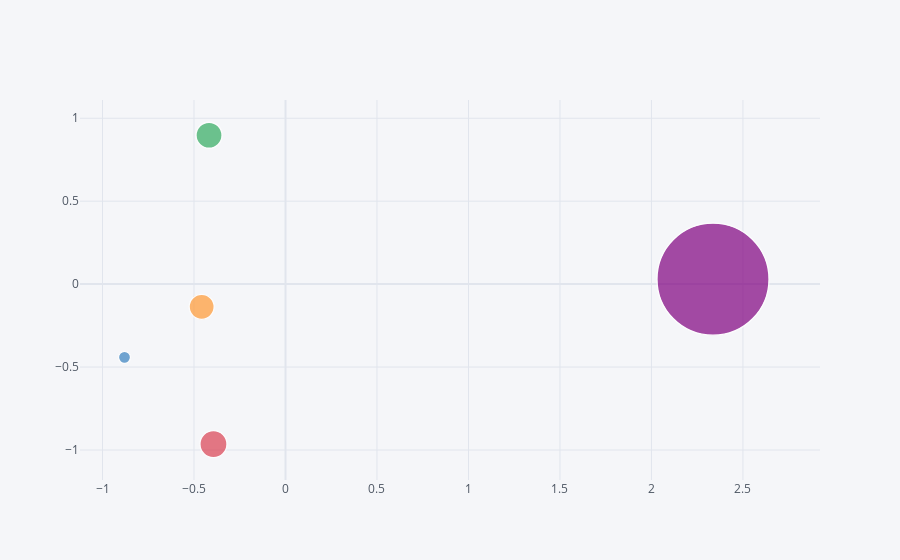

Here is the notebook cell this chart was saved with:
### Code cell
df.head().iplot(kind='bubble',x='A',y='B',z='C',size='A')

### Figure 1 — Plotly figure (JSON) as saved in the notebook; plotly's stock layout.template omitted (floating-point values rounded to 4 significant figures)
{"data": [{"marker": {"color": ["rgb(255, 153, 51)", "rgb(55, 128, 191)", "rgb(50, 171, 96)", "rgb(128, 0, 128)", "rgb(219, 64, 82)", "rgb(0, 128, 128)", "rgb(255, 255, 51)", "rgb(128, 128, 0)", "rgb(251, 128, 114)", "rgb(128, 177, 211)"], "line": {"width": 1.3}, "size": [25, 12, 26, 112, 27], "symbol": "circle"}, "mode": "markers", "text": "", "type": "scatter", "x": [-0.4581, -0.8798, -0.4179, 2.336, -0.3936], "y": [-0.1367, -0.4416, 0.8974, 0.02975, -0.9646]}], "layout": {"autosize": true, "legend": {"bgcolor": "#F5F6F9", "font": {"color": "#4D5663"}}, "paper_bgcolor": "#F5F6F9", "plot_bgcolor": "#F5F6F9", "title": {"font": {"color": "#4D5663"}}, "xaxis": {"autorange": true, "gridcolor": "#E1E5ED", "range": [-1.151, 3.1], "showgrid": true, "tickfont": {"color": "#4D5663"}, "title": {"font": {"color": "#4D5663"}, "text": ""}, "type": "linear", "zerolinecolor": "#E1E5ED"}, "yaxis": {"autorange": true, "gridcolor": "#E1E5ED", "range": [-1.338, 1.262], "showgrid": true, "tickfont": {"color": "#4D5663"}, "title": {"font": {"color": "#4D5663"}, "text": ""}, "type": "linear", "zerolinecolor": "#E1E5ED"}}}
